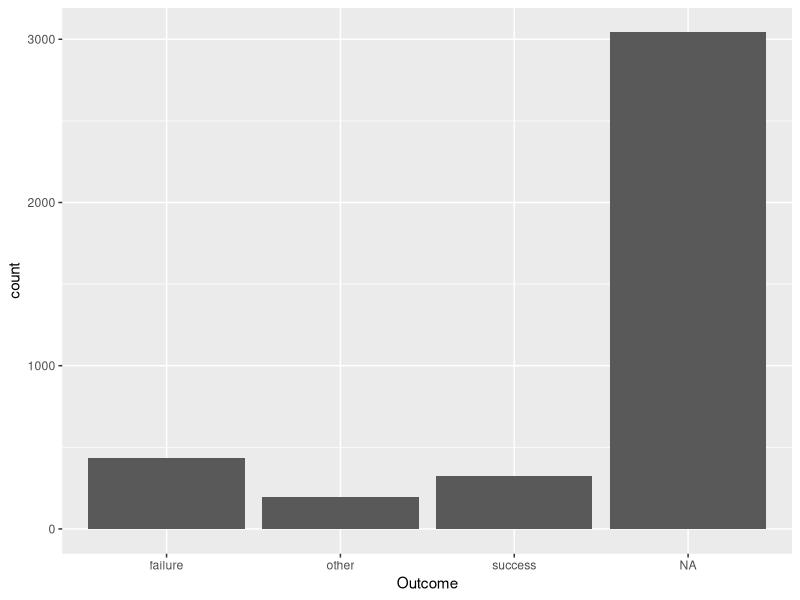
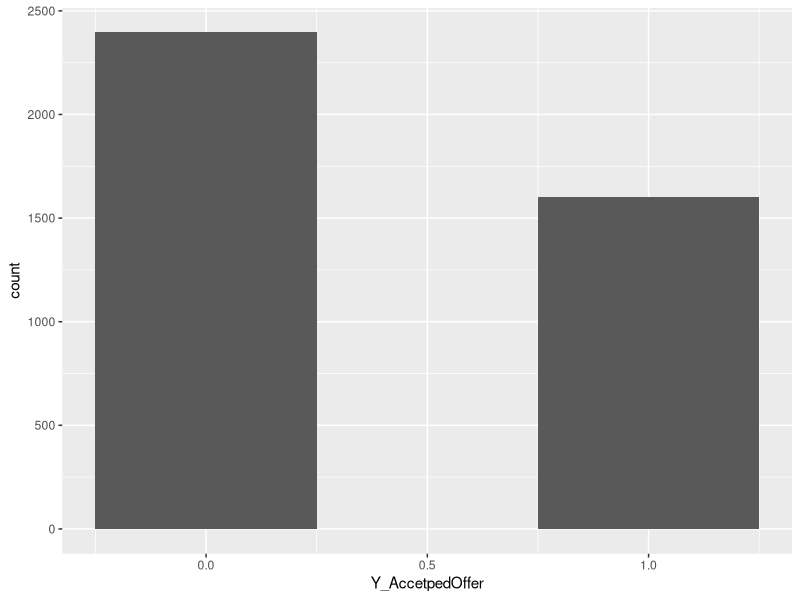
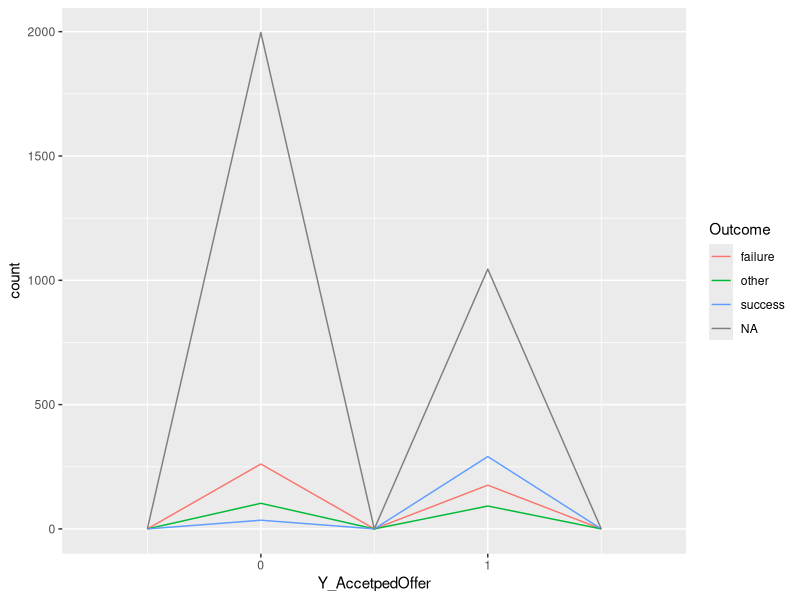
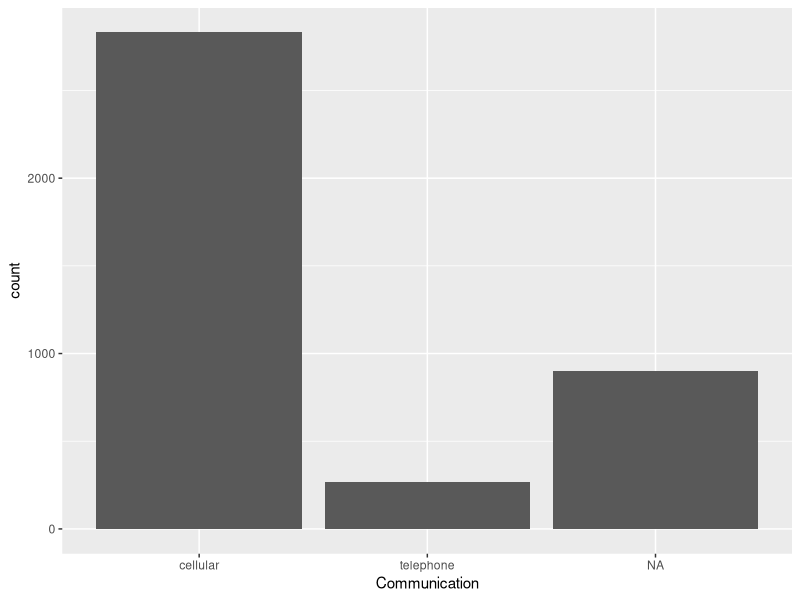
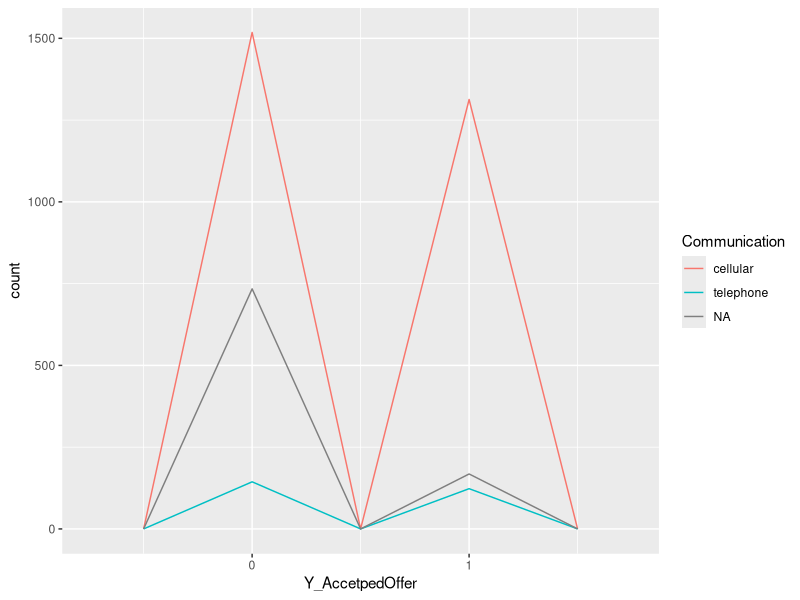

Here is the R script that generated these plots, in order: (Note: this script raises an error after producing the figures.)
# setup libs, wd, dfs ----------------------------------------------------
  setup <- function(){
    environment(setup) <- environment()
    
    #libs 
    library(reshape2)
    library(ggplot2)
    library(fastDummies)
    library(dplyr)
    library(tidyverse)
     
    setwd("/cloud/project/cases/National City Bank")
    prospects_source_df <<- read.csv('ProspectiveCustomers.csv') # prospects
    
    setwd("/cloud/project/cases/National City Bank/training") 
    marketingresults_df <<- read.csv('CurrentCustomerMktgResults.csv') # marketing results
    
    axiom_df <<- read.csv('householdAxiomData.csv') # axiom
    credit_df <<- read.csv('householdCreditData.csv') # credit
    vehicle_df <<- read.csv('householdVehicleData.csv') # vehicle
    training_df <<- Reduce(merge, list(marketingresults_df,credit_df, axiom_df, vehicle_df))  # merge marketingresults
    prospects_df <<- Reduce(merge, list(prospects_source_df,credit_df, axiom_df, vehicle_df)) # merge prospects
    remove(list=c("prospects_source_df", "marketingresults_df", "credit_df", "axiom_df", "vehicle_df"), envir = .GlobalEnv)
    }
  setup()

# EDA df overview ---------------------------------------------------------

names(training_df)
names(prospects_df)

head(training_df, n=3)
head(prospects_df, n=3)

str(training_df)
str(prospects_df)

summary(training_df) 
summary(prospects_df)

# Frequency of previous outcomes
ggplot(data = training_df) +
  geom_bar(mapping = aes(x = Outcome))

# Offer performance: 60% overall conversion rate
ftable(training_df$Y_AccetpedOffer)
ggplot(data = training_df) +
  geom_histogram(mapping = aes(x = Y_AccetpedOffer), binwidth = .5)

## Previous outcomes compared to outcome
# Past succes is a good indicator whether they will accept a future offer.
# Past failure shows higher likelihood to fail than succeed, but appears to be more likely to succeed than NA
# Other appears to be 50/50
ggplot(data = training_df, mapping = aes(x = Y_AccetpedOffer, colour = Outcome)) +
  geom_freqpoly(binwidth = .5
  )

##Comparing: Communication method
# Cellular is most common
ggplot(data = training_df) +
  geom_bar(mapping = aes(x = Communication))
# Cellular & Telephone perform similarly. NA performs significantly worse.
ggplot(data = training_df, mapping = aes(x = Y_AccetpedOffer, colour = Communication)) +
  geom_freqpoly(binwidth = .5
  )
training_df$Y_AccetpedOffer





# EDA cormat --------------------------------------------------------------

  plot_cormat <- function(){
      environment(plot_cormat) <- environment()
      
      # create dummy cols
      training_cormat_df <- training_df
    
      training_cormat_df <- dummy_cols(training_df, select_columns = c("Outcome","Communication","Education","AffluencePurchases","Marital"))
    
      # drop cols
      training_cormat_df <- training_cormat_df[, !(colnames(training_cormat_df) %in% c(
        "HHuniqueID", "dataID","LastContactMonth","LastContactDay",
        "CallStart","CallEnd","carMake","carModel","DefaultOnRecord.y","CarLoan.y","RecentBalance.y","HHInsurance.y",
        "Outcome","Communication","Education","AffluencePurchases","Job","Marital","PetsPurchases","headOfhouseholdGender","annualDonations","EstRace"
        )
      )]
    
    # change class of all columns to numeric
    training_cormat_df[] <- lapply( training_cormat_df, as.numeric )
    training_cormat_df <- na.omit(training_cormat_df)
    
    
    
    # the rest is mostly copy pasted code from internet
    cormat <- round(cor(training_cormat_df),2)
    
    melted_cormat <- melt(cormat)
    head(melted_cormat)
    
    ggplot(data = melted_cormat, aes(x=Var1, y=Var2, fill=value)) + 
      geom_tile()+ theme(axis.text.x = element_text(angle = 90, hjust = 1))
    
    # Get lower triangle of the correlation matrix
    get_lower_tri<-function(cormat){
      cormat[upper.tri(cormat)] <- NA
      return(cormat)
    }
    # Get upper triangle of the correlation matrix
    get_upper_tri <- function(cormat){
      cormat[lower.tri(cormat)]<- NA
      return(cormat)
    }
    
    upper_tri <- get_upper_tri(cormat)
    upper_tri
    
    melted_cormat <- melt(upper_tri, na.rm = TRUE)
    # Heatmap
    ggplot(data = melted_cormat, aes(Var2, Var1, fill = value))+
      geom_tile(color = "white")+
      scale_fill_gradient2(low = "blue", high = "red", mid = "white", 
                           midpoint = 0, limit = c(-1,1), space = "Lab", 
                           name="Pearson\nCorrelation") +
      theme_minimal()+ 
      theme(axis.text.x = element_text(angle = 45, vjust = 1, 
                                       size = 12, hjust = 1))+
      coord_fixed()
    
    reorder_cormat <- function(cormat){
      # Use correlation between variables as distance
      dd <- as.dist((1-cormat)/2)
      hc <- hclust(dd)
      cormat <-cormat[hc$order, hc$order]
    }
    
    # Reorder the correlation matrix
    cormat <- reorder_cormat(cormat)
    upper_tri <- get_upper_tri(cormat)
    # Melt the correlation matrix
    melted_cormat <- melt(upper_tri, na.rm = TRUE)
    # Create a ggheatmap
    ggheatmap <- ggplot(melted_cormat, aes(Var2, Var1, fill = value))+
      geom_tile(color = "white")+
      scale_fill_gradient2(low = "blue", high = "red", mid = "white", 
                           midpoint = 0, limit = c(-1,1), space = "Lab", 
                           name="Pearson\nCorrelation") +
      theme_minimal()+ # minimal theme
      theme(axis.text.x = element_text(angle = 45, vjust = 1, 
                                       size = 12, hjust = 1))+
      coord_fixed()
    # Print the heatmap
    print(ggheatmap)
    
    ggheatmap + 
      geom_text(aes(Var2, Var1, label = value), color = "black", size = 3) +
      theme(
        axis.title.x = element_blank(),
        axis.title.y = element_blank(),
        panel.grid.major = element_blank(),
        panel.border = element_blank(),
        panel.background = element_blank(),
        axis.ticks = element_blank(),
        legend.justification = c(1, 0),
        legend.position = c(0.6, 0.7),
        legend.direction = "horizontal")+
      guides(fill = guide_colorbar(barwidth = 7, barheight = 1,
                                   title.position = "top", title.hjust = 0.5))
    }
  plot_cormat()




# modeling ----------------------------------------------------------------













# WORKSPACE --------------------------------------------------------------------------

# sample
#set.seed(123)
#training_df <- training_df[sample(1:nrow(training_df), 4000, replace=FALSE),]



########## junk
# histogram
ggplot(merged_df, aes(x=RecentBalance)) + geom_histogram()

# plot
g <- ggplot(merged_df, aes(Y_AccetpedOffer,RecentBalance))
g <- ggplot(merged_df, aes(Outcome,RecentBalance))

# Scatterplot
g + geom_point() + 
  geom_smooth(method="lm", se=F) + geom_quantile() +
  theme_minimal()
#labs(subtitle="mpg: city vs highway mileage", 
#y="hwy", 
#x="cty", 
#title="Scatterplot with overlapping points", 
#caption="Source: midwest")



#end
